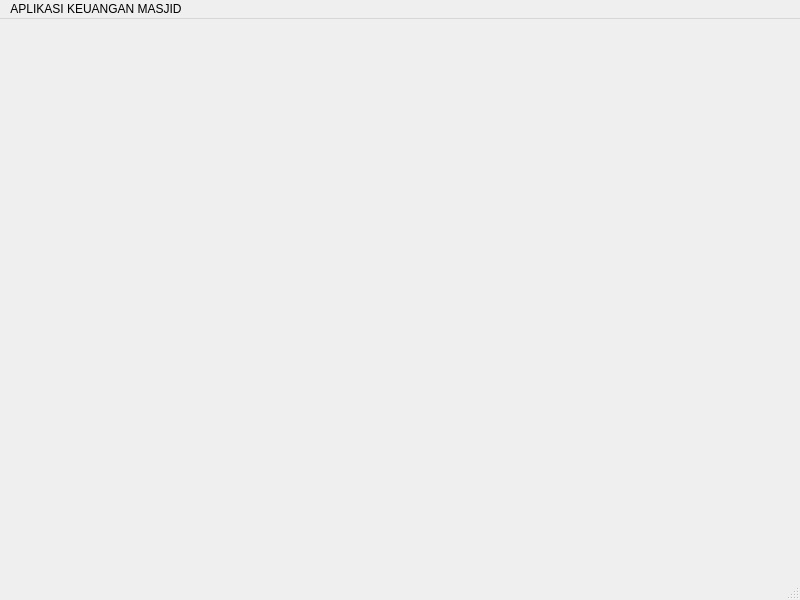
<?xml version="1.0" encoding="UTF-8"?>
<ui version="4.0">
 <class>Main</class>
 <widget class="QMainWindow" name="Main">
  <property name="geometry">
   <rect>
    <x>0</x>
    <y>0</y>
    <width>800</width>
    <height>600</height>
   </rect>
  </property>
  <property name="windowTitle">
   <string>Main</string>
  </property>
  <widget class="QWidget" name="centralwidget"/>
  <widget class="QMenuBar" name="menubar">
   <property name="geometry">
    <rect>
     <x>0</x>
     <y>0</y>
     <width>800</width>
     <height>25</height>
    </rect>
   </property>
   <widget class="QMenu" name="menuAPLIKASI_KEUANGAN_MASJID">
    <property name="title">
     <string>APLIKASI KEUANGAN MASJID</string>
    </property>
    <addaction name="actionDATA_DONASI"/>
    <addaction name="actionDATA_DONATUR"/>
   </widget>
   <addaction name="menuAPLIKASI_KEUANGAN_MASJID"/>
  </widget>
  <widget class="QStatusBar" name="statusbar"/>
  <action name="actionDATA_DONASI">
   <property name="text">
    <string>DATA_DONASI</string>
   </property>
  </action>
  <action name="actionDATA_DONATUR">
   <property name="text">
    <string>DATA_DONATUR</string>
   </property>
  </action>
 </widget>
 <resources/>
 <connections/>
</ui>
